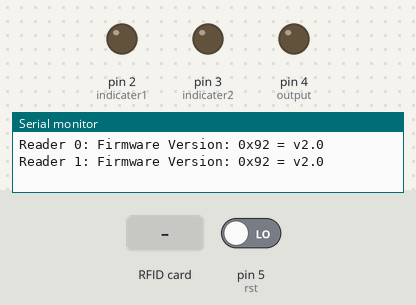
Recording of a sketch running on a simulated Arduino Uno, built with avr-gcc and run on an emulated ATmega328P. On the bench: output pins drawn as LEDs (lit = HIGH), the last lines printed to the serial monitor. The inputs (shaded band) are chosen by the test bench; at power-on: pin 5 (rst) LOW. Pins used as bus, display or sensor lines are not drawn.

Above: at 1.3 s.
1.4 s: RFID card 5E 7A 19 C4 held to the reader
At 2.6 s:
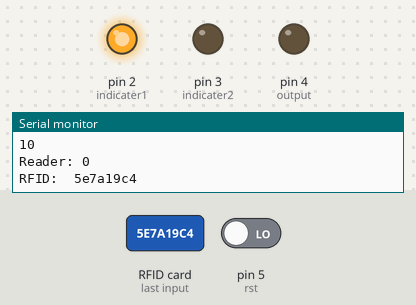
2.9 s: RFID card 5E 7A 19 C4 held to the reader
At 4.0 s:
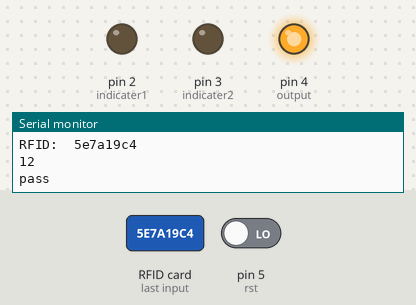
Timing chart, 0 to 6.5 s (numbered marks = the images above; inputs shaded):
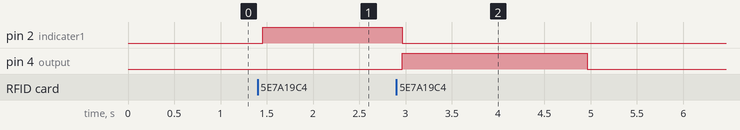

The sketch:

MultiRFID.ino
```cpp
/**
  *
 * Typical pin layout used:
 * -----------------------------------------------------------------------------------------
 *             MFRC522      Arduino       Arduino   Arduino    Arduino          Arduino
 *             Reader/PCD   Uno/101       Mega      Nano v3    Leonardo/Micro   Pro Micro
 * Signal      Pin          Pin           Pin       Pin        Pin              Pin
 * -----------------------------------------------------------------------------------------
 * RST/Reset   RST          9             5         D9         RESET/ICSP-5     RST
 * SPI SS 1    SDA(SS)      ** custom, take a unused pin, only HIGH/LOW required **
 * SPI SS 2    SDA(SS)      ** custom, take a unused pin, only HIGH/LOW required **
 * SPI MOSI    MOSI         11 / ICSP-4   51        D11        ICSP-4           16
 * SPI MISO    MISO         12 / ICSP-1   50        D12        ICSP-1           14
 * SPI SCK     SCK          13 / ICSP-3   52        D13        ICSP-3           15
 *
 */

/*  Wiring up the RFID Readers ***
 *  RFID readers based on the Mifare RC522 like this one:  http://amzn.to/2gwB81z
 *  get wired up like this:
 *
 *  RFID pin    Arduino pin (above)
 *  _________   ________
 *  SDA          SDA - each RFID board needs its OWN pin on the arduino
 *  SCK          SCK - all RFID boards connect to this one pin
 *  MOSI         MOSI - all RFID boards connect to this one pin
 *  MISO         MISO - all RFID boards connect to this one pin
 *  IRQ          not used
 *  GND          GND - all RFID connect to GND
 *  RST          RST - all RFID boards connect to this one pin
 *  3.3V         3v3 - all RFID connect to 3.3v for power supply
 *
 */


#include <SPI.h>
#include <MFRC522.h>

#define RST_PIN         9          // Configurable, see typical pin layout above

//each SS_x_PIN variable indicates the unique SS pin for another RFID reader
#define SS_1_PIN        10         // Configurable, take a unused pin, only HIGH/LOW required, must be diffrent to SS 2
#define SS_2_PIN        8          // Configurable, take a unused pin, only HIGH/LOW required, must be diffrent to SS 1
#define SS_3_PIN        7          // Configurable, take a unused pin, only HIGH/LOW required, must be diffrent to SS 1


//must have one SS_x_PIN for each reader connected
#define NR_OF_READERS   2

//indicater of light
#define indicater1 2
#define indicater2 3
#define output 4

//reset button
#define rst 5
int lastButtonState = LOW;   // the previous reading from the input pin
int buttonState;             // the current reading from the input pin

byte ssPins[] = {SS_1_PIN, SS_2_PIN, SS_3_PIN};

MFRC522 mfrc522[NR_OF_READERS];   // Create MFRC522 instance.
String read_rfid;


//this is the pin the relay is on, change as needed for your code
int NoCardCnt = 0;
int currentSequence[NR_OF_READERS];
int cardCount = 0;

// *************customized***************

int targetSequence[] = {1,2};
int indicaters[] = {indicater1, indicater2};


/**
 * Initialize.
 */
void setup() {
  pinMode(indicater1, OUTPUT);
  pinMode(indicater2, OUTPUT);
  pinMode(output, OUTPUT);

  pinMode(rst, INPUT);


  digitalWrite(indicater1, LOW);
  digitalWrite(indicater2, LOW);
  digitalWrite(output, LOW);


  Serial.begin(9600); // Initialize serial communications with the PC
  while (!Serial);    // Do nothing if no serial port is opened (added for Arduinos based on ATMEGA32U4)

  SPI.begin();        // Init SPI bus

  for (uint8_t reader = 0; reader < NR_OF_READERS; reader++) {
    mfrc522[reader].PCD_Init(ssPins[reader], RST_PIN); // Init each MFRC522 card
    Serial.print(F("Reader "));
    Serial.print(reader);
    Serial.print(F(": "));
    mfrc522[reader].PCD_DumpVersionToSerial();
  }

}

/**
 * Main loop.
 */
void loop() {

  int buttonReading = digitalRead(rst);
  debounce(buttonReading);

//  Serial.println(buttonState);


  if (NoCardCnt > 150){
    reset();
  }

  for (uint8_t reader = 0; reader < NR_OF_READERS; reader++) {
    // Look for new cards

    if (mfrc522[reader].PICC_IsNewCardPresent() && mfrc522[reader].PICC_ReadCardSerial()) {
      cardCount = cardCount + 1;
      currentSequence[cardCount-1] = reader+1;

      showCurrentSequence();

      digitalWrite(indicaters[reader], HIGH);


      Serial.print(F("Reader: "));
      Serial.println(reader);
      // Show some details of the PICC (that is: the tag/card)
      dump_byte_array(mfrc522[reader].uid.uidByte, mfrc522[reader].uid.size);
      Serial.print(F("RFID:  "));
      Serial.println(read_rfid);


      // Halt PICC
      mfrc522[reader].PICC_HaltA();
      // Stop encryption on PCD
      mfrc522[reader].PCD_StopCrypto1();

    }
    else{
      NoCardCnt = NoCardCnt + 1;
      delay(50);
    }


    if(cardCount == NR_OF_READERS){
      showCurrentSequence();
      if(checkSequence(targetSequence, currentSequence)){
        passAction();
      }else{
        failAction();
      }
    }

  }

  lastButtonState = buttonReading;

}


void dump_byte_array(byte *buffer, byte bufferSize) {
  read_rfid = "";
  for (byte i = 0; i < bufferSize; i++) {
    read_rfid = read_rfid  + String(buffer[i], HEX);
  }
}


void reset(){
  digitalWrite(indicater1, LOW);
  digitalWrite(indicater2, LOW);
  digitalWrite(output, LOW);
  cardCount = 0;
  NoCardCnt = 0;
  for (int i = 0; i < NR_OF_READERS; i++)
  {
    currentSequence[i] = 0;
  }
}

boolean checkSequence(int target[], int current[]){
    if (sizeof(target) != sizeof(current))
    {
      return false;
    }else{
      for (int i = 0; i < sizeof(current); i++) {
        if (target[i]!=current[i])
        {
          return false;
        }
      }
      return true;
    }
}

void showCurrentSequence(){
  for (int i = 0; i < NR_OF_READERS; i++){
        Serial.print(currentSequence[i]);
      }
  Serial.println();
}

void passAction(){
  reset();
  Serial.println("pass");
  digitalWrite(output, HIGH);
  delay(2000); // delay 2 sec
  reset();
}

void failAction(){
  reset();
  Serial.println("fail");
  for (int i = 0; i < 3; ++i)
  {
    digitalWrite(output, HIGH);
    delay(300);
    digitalWrite(output, LOW);
    delay(300);
  }
  reset();

}

void debounce(int reading){
  unsigned long lastDebounceTime = 0;  // the last time the output pin was toggled
  unsigned long debounceDelay = 50;    // the debounce time; increase if the output flickers

    // If the switch changed, due to noise or pressing:
  if (reading != lastButtonState) {
    // reset the debouncing timer
    lastDebounceTime = millis();
  }

  if ((millis() - lastDebounceTime) > debounceDelay) {
    // whatever the reading is at, it's been there for longer than the debounce
    // delay, so take it as the actual current state:

    // if the button state has changed:
    if (reading != buttonState) {
      buttonState = reading;


    }
  }

}
```

Measured:
- after the input at 1.4 s, pin 2 (indicater1): LOW → HIGH after 0.06 s
- after the input at 2.9 s, pin 2 (indicater1): HIGH → LOW after 0.06 s instead of 8.5 s; pin 4 (output): LOW → HIGH after 0.06 s, → LOW 2.0 s later
